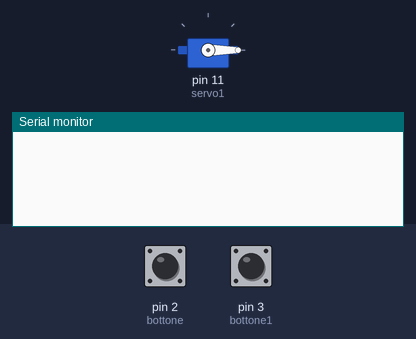
The sketch below on a simulated Arduino Uno, built with avr-gcc and run on an emulated ATmega328P. Parts: servo, the last lines printed to the serial monitor. The test bench sets the inputs (shaded band); at power-on: pin 2 (bottone) LOW, pin 3 (bottone1) LOW.

Above: at 1.2 s.
1.3 s: pin 2 (bottone) pulled HIGH for 0.15 s
At 2.2 s:
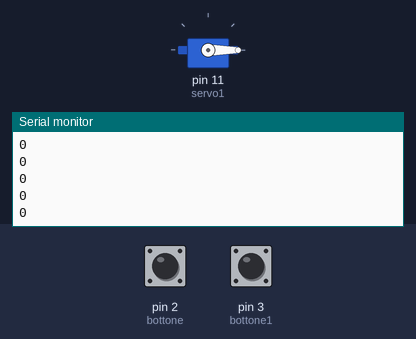
2.9 s: pin 3 (bottone1) pulled HIGH for 0.15 s
At 3.4 s:
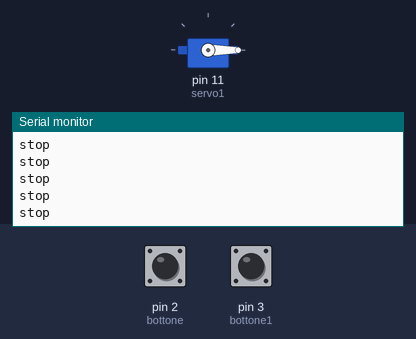

Measured:
- after the input at 1.3 s, the serial monitor: prints a new line at once (image 1)
- after the input at 2.9 s, the serial monitor: prints a new line at once (image 2)

The sketch:

potentiometer_button.ino
```cpp
/* use 2 buttons to controll a servo
 */
#include <Servo.h>

Servo servo1;
const int bottone = 2;     //button 0-180
int stato = 0;
const int bottone1 = 3;   //button 180-0
int stato1 = 0;
int valore=0;
int velocita=10;    //
void setup() {
  pinMode(bottone, INPUT);
  Serial.begin(9600);
  servo1.attach(11);
  servo1.write(0);
}

void loop(){

  stato = digitalRead(bottone);
  if (stato == HIGH) {
    delay(velocita);
    if(valore < 180){
      valore=(valore++);
      Serial.println(valore);
      servo1.write(valore);
    }
    else{
      Serial.println("stop");
      valore= 180;
    }
  }
  stato1 = digitalRead(bottone1);
  if (stato1 == HIGH) {
    delay(velocita);
    if(valore > 1){
      valore=(valore--);
      Serial.println(valore);
      servo1.write(valore);
    }
    else{
      Serial.println("stop");
      valore=0;
    }
  }
  //servo1.write(valore);

}
```
